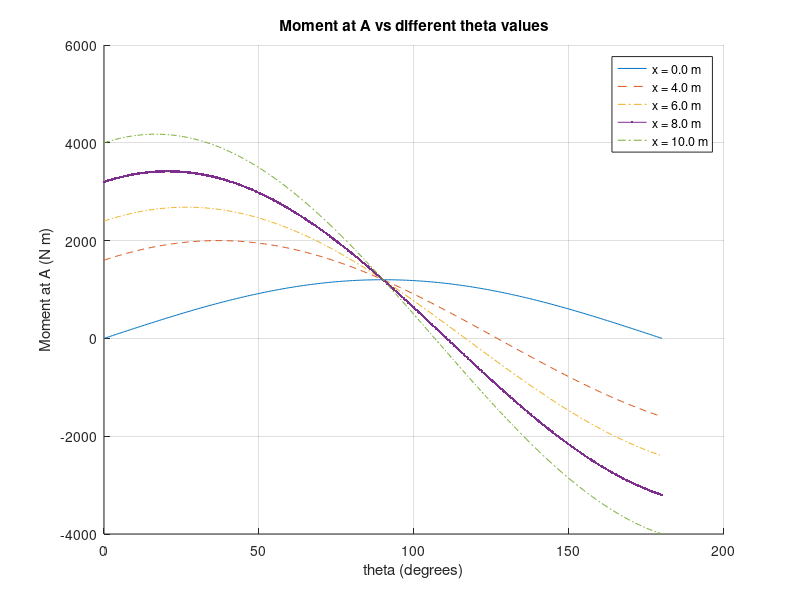

MATLAB code for this plot:
M = [];
x = linspace(0,10,501); %length 501
theta = linspace(0,180,401); %length 401

for i = 1:length(x) %keep x constant, iterate through theta, repeat
    for j = 1:length(theta)
        M(j,i) = x(i)*(400*cosd(theta(j)))+(3*400*sind(theta(j)));
    end
end
hold on
grid on

plot(theta,M(:,1)); %0m least
plot(theta,M(:,201), '--'); %4m
plot(theta,M(:,301),'-.'); %6m
plot(theta,M(:,401),'.-'); %8m
plot(theta,M(:,501),'-.'); %10m max

label1=sprintf('x = %2.1f m',x(1));
label2=sprintf('x = %2.1f m',x(201));
label3=sprintf('x = %2.1f m',x(301));
label4=sprintf('x = %2.1f m',x(401));
label5=sprintf('x = %2.1f m',x(501));

title('Moment at A vs different theta values');
xlabel('theta (degrees)');
ylabel('Moment at A (N m)');
legend(label1,label2,label3,label4,label5);







